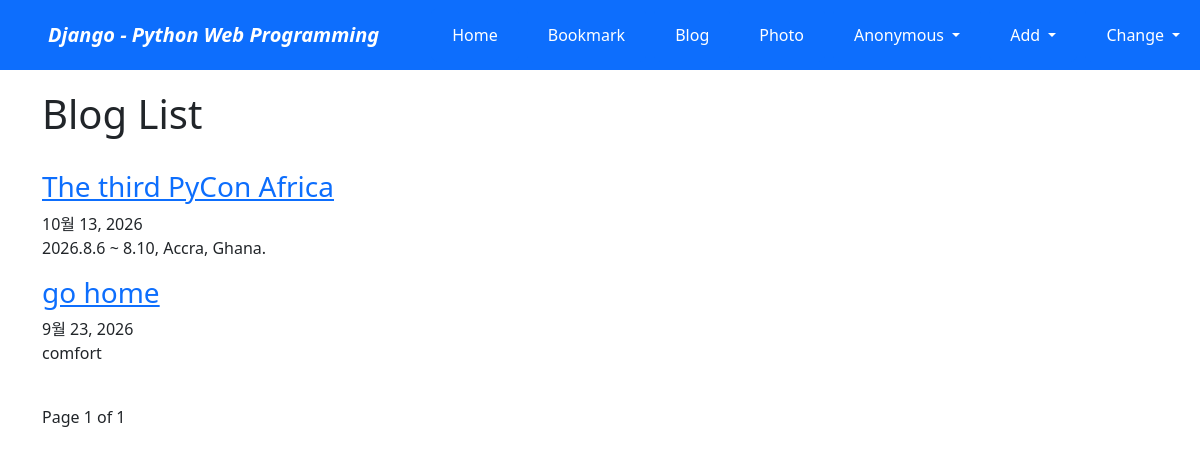
Screenshot of /blog/ with the database file from the repository.
### blog/models.py (models this page shows, shortened)
class Post(models.Model):
    title = models.CharField(verbose_name='TITLE', max_length=50)
    slug = models.SlugField('SLUG', unique=True, help_text='one word for title alias.')
    description = models.CharField('DESCRIPTION', max_length=100, blank=True, help_text='simple description text.')
    content = models.TextField('CONTENT')
    create_dt = models.DateTimeField('CREATE DATE', auto_now_add=True)
    modify_dt = models.DateTimeField('MODIFY DATE', auto_now=True)
    tags = TaggableManager(blank=True)
    owner = models.ForeignKey(User, on_delete=models.CASCADE, verbose_name='OWNER', blank=True, null=True)
    class Meta:
        verbose_name = 'post'
        verbose_name_plural = 'posts'
        db_table = 'blog_posts'
        ordering = ('-modify_dt',)
    def get_absolute_url(self):
        return reverse('blog:post_detail', args=(self.slug,))

### blog/views.py (the view)
# urls.py: path('', views.PostLV.as_view(), name='index'),
class PostLV(ListView):
    model = Post
    template_name = 'blog/post_all.html'
    context_object_name = 'posts'
    paginate_by = 2

### blog/templates/blog/post_all.html (shortened to what this page needs)
{% extends "base.html" %}
{% block content %}
<h1>Blog List</h1>
<br>
{% for post in posts %}
	<h3><a href='{{ post.get_absolute_url }}'>{{ post.title }}</a></h3>
	{{ post.modify_dt|date:"N d, Y" }}
	<p>{{ post.description }}</p>
{% endfor %}
<br>
<div>
	<span>
		Page {{ page_obj.number }} of {{ page_obj.paginator.num_pages }}
	</span>
</div>
{% endblock %}

### rows the page displays
Post: title "The third PyCon Africa", modify_dt "10월 13, 2026", description "2026.8.6 ~ 8.10, Accra, Ghana."
Post: title "go home", modify_dt "9월 23, 2026", description "comfort"

### other values shown
{{ page_obj.number }} "1"
{{ page_obj.paginator.num_pages }} "1"
